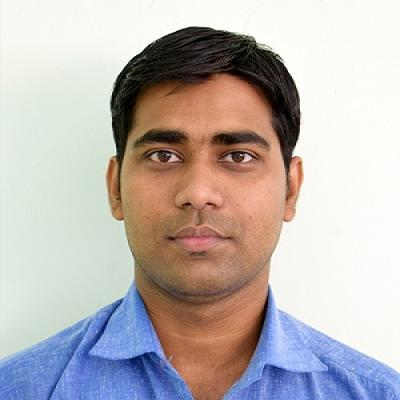
#> input picture assets/SBsir.jpg, 400 x 400 px, found by its file name
$ jupyter execute lab2.ipynb
#> lines starting #> are read from the running program, lines starting #| are printed output that depends on the picture
<a href="https://colab.research.google.com/github/dev-singh-kanyal/prip-lab/blob/main/lab2.ipynb" target="_parent"></a>

[cell 1]
# Import the necessary libraries
import cv2
import numpy as np
import matplotlib.pyplot as plt

# Load the input image in color
img = cv2.imread('./SBsir.jpg', cv2.IMREAD_COLOR)
#> img is the input picture: shape (400, 400, 3); mean B, G, R 179.2, 180.9, 188.8

# Split the image into color channels
r, g, b = img[:,:,0], img[:,:,1], img[:,:,2]
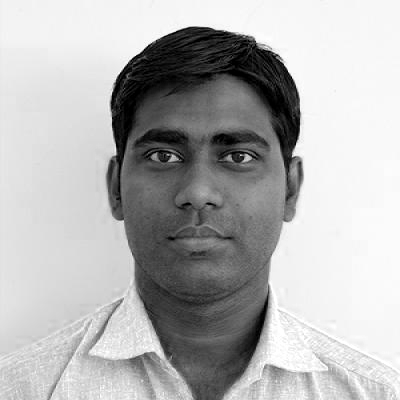
#> r: shape (400, 400); min 0, max 255, mean 179.2
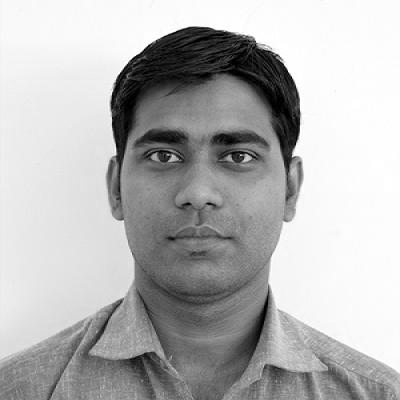
#> g: shape (400, 400); min 0, max 255, mean 180.9
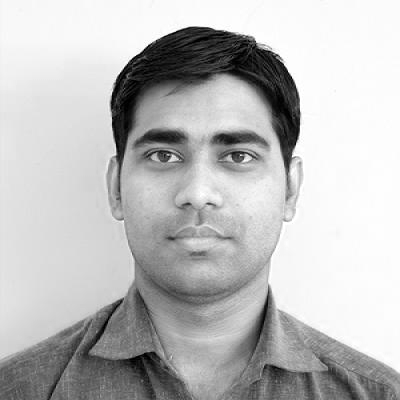
#> b: shape (400, 400); min 0, max 255, mean 188.8

# Initialize the histograms for each channel
hist_r = np.zeros(400)
hist_g = np.zeros(400)
hist_b = np.zeros(400)

# Calculate the histograms for each channel
for i in range(img.shape[0]):
    for j in range(img.shape[1]):
      hist_r[r[i,j]] += 1
      hist_g[g[i,j]] += 1
      hist_b[b[i,j]] += 1

# Plot the histograms for each channel
plt.plot(hist_r, color='red', alpha=0.5)
plt.plot(hist_g, color='green', alpha=0.5)
plt.plot(hist_b, color='blue', alpha=0.5)
plt.show()
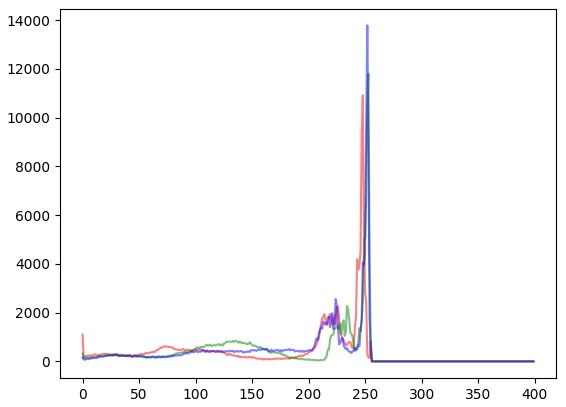
#> figure drawn by matplotlib, 1 panel; curve peaks at x = 248, y = 10915; curve peaks at x = 253, y = 11802; curve peaks at x = 252, y = 13783

# Find the minimum and maximum values for each channel
min_r, max_r = np.min(r), np.max(r)
#> min_r = 0; max_r = 255
min_g, max_g = np.min(g), np.max(g)
#> min_g = 0; max_g = 255
min_b, max_b = np.min(b), np.max(b)
#> min_b = 0; max_b = 255

# Initialize the arrays for the stretched channels
re_stretch = np.zeros((img.shape[0], img.shape[1]), dtype=np.uint8)
gr_stretch = np.zeros((img.shape[0], img.shape[1]), dtype=np.uint8)
bl_stretch = np.zeros((img.shape[0], img.shape[1]), dtype=np.uint8)

# Stretch the contrast for each channel
for i in range(img.shape[0]):
   for j in range(img.shape[1]):
      re_stretch[i,j] = int((r[i,j] - min_r) * 255 / (max_r - min_r))
      gr_stretch[i,j] = int((g[i,j] - min_g) * 255 / (max_g - min_g))
      bl_stretch[i,j] = int((b[i,j] - min_b) * 255 / (max_b - min_b))

# Merge the channels back together
img_stretch = cv2.merge((re_stretch, gr_stretch, bl_stretch))

# Display the original and stretched images side by side
plt.subplot(121)
plt.imshow(cv2.cvtColor(img, cv2.COLOR_BGR2RGB))
plt.title('Original Image')
plt.subplot(122)
plt.imshow(cv2.cvtColor(img_stretch, cv2.COLOR_BGR2RGB))
plt.title('Stretched Image')
plt.show()
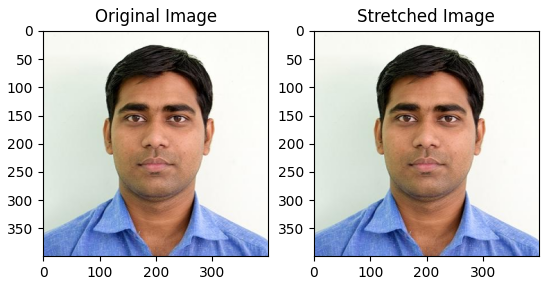
#> figure drawn by matplotlib, 2 panels
